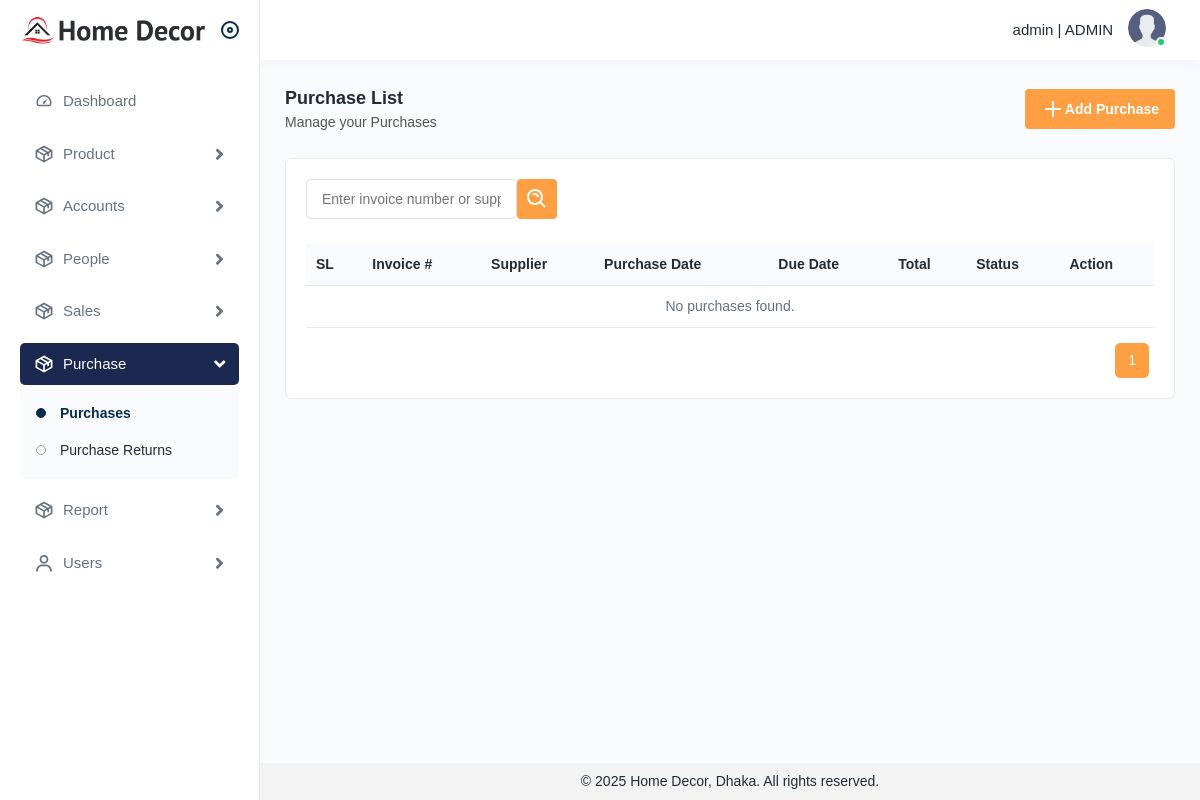
The app's page /purchase/purchases/ (signed in), older data.
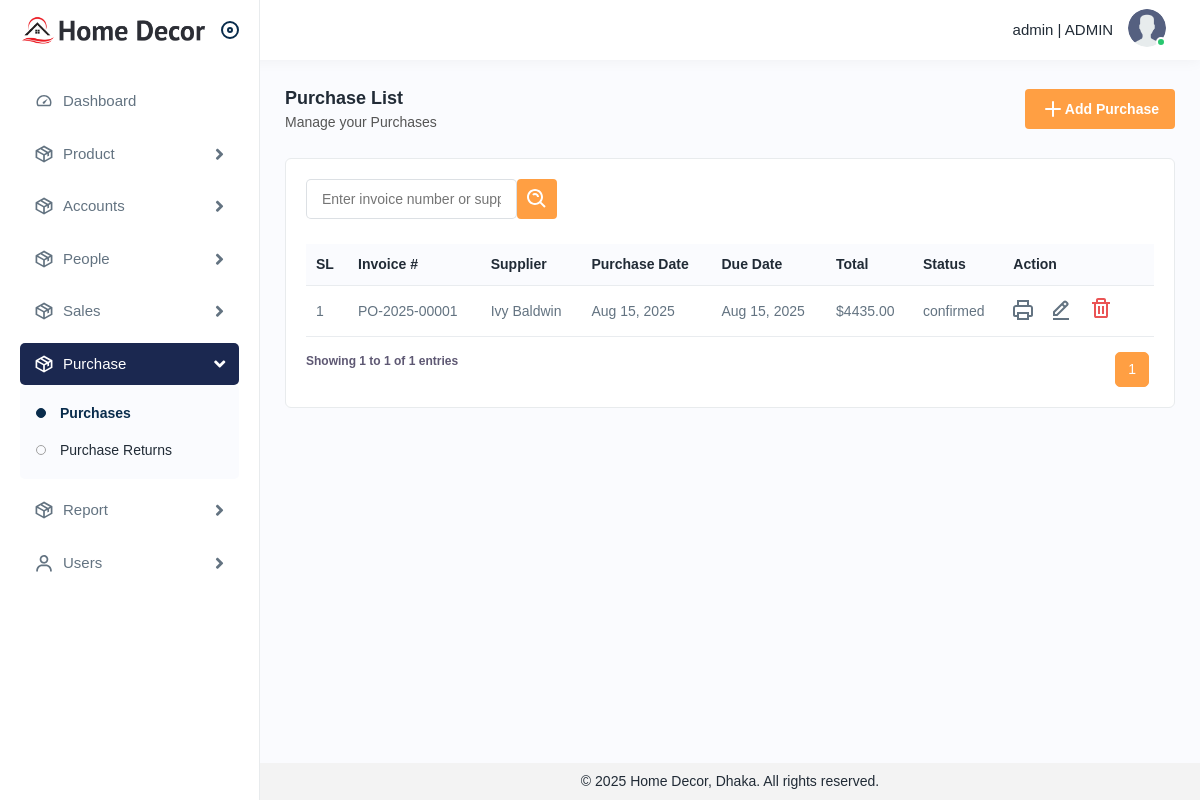
The same page, newer data.
### purchase/models.py (models this page shows, shortened)
class Purchase(BaseModel):
    class Status(models.TextChoices):
        DRAFT = 'draft', 'Draft'
        CONFIRMED = 'confirmed', 'Confirmed'
        RECEIVED = 'received', 'Received'
        CANCELLED = 'cancelled', 'Cancelled'
    payment_ledger = models.ForeignKey(LedgerAccount, on_delete=models.RESTRICT, null=True, blank=True, related_name='purchases_payment')
    supplier = models.ForeignKey(Supplier, on_delete=models.SET_NULL, null=True, related_name='supplier_purchases')
    invoice_number = models.CharField(max_length=100)
    purchase_date = models.DateField()
    due_date = models.DateField(blank=True, null=True)
    subtotal = models.DecimalField(max_digits=12, decimal_places=2, default=0)
    discount = models.DecimalField(max_digits=12, decimal_places=2, default=0)
    tax = models.DecimalField(max_digits=12, decimal_places=2, default=0)
    total = models.DecimalField(max_digits=12, decimal_places=2, default=0)
    paid = models.DecimalField(max_digits=12, decimal_places=2, default=0)
    due = models.DecimalField(max_digits=12, decimal_places=2, default=0)
    note = models.TextField(blank=True, null=True)
    status = models.CharField(max_length=20, choices=Status.choices, default=Status.DRAFT)
    is_active = models.BooleanField(default=True)
    unique_fields = ['invoice_number']
    class Meta:
        ordering = ['-purchase_date', '-id']
        verbose_name_plural = 'Purchases'

### authentication/models.py (models this page shows, shortened)
class Supplier(BaseModel):
    name = models.CharField(max_length=255)
    brand = models.ForeignKey(Brand, on_delete=models.RESTRICT, null=True, blank=True)
    email = models.EmailField(blank=True, null=True)
    phone = models.CharField(max_length=20)
    address = models.TextField(blank=True, null=True)
    city = models.CharField(max_length=100, blank=True, null=True)
    is_active = models.BooleanField(default=True)

### purchase/views/purchase.py (the view)
class PurchaseListView(LoginRequiredMixin, OwnerFilterMixin, ListView):
    model = Purchase
    template_name = 'purchase/list.html'
    context_object_name = 'purchase_list'
    def get_queryset(self):
        qs = super().get_queryset().select_related('supplier')
        search = self.request.GET.get('search_input', '').strip()
        status = self.request.GET.get('status', '').strip()
        if search:
            qs = qs.filter(
                Q(invoice_number__icontains=search) |
                Q(supplier__name__icontains=search)
            )
        if status:
            qs = qs.filter(status=status)
        return qs
    def get_context_data(self, **kwargs):
        context = super().get_context_data(**kwargs)
        context['search'] = self.request.GET.get('search', '')
        context['selected_status'] = self.request.GET.get('status', '')
        context['status_choices'] = Purchase.Status.choices
        queryset = context.get('purchase_list')
        paginator = Paginator(queryset, 50)
        page_number = self.request.GET.get('page')
        page_obj = paginator.get_page(page_number)
        context['purchase_list'] = page_obj
        return context
    def render_to_response(self, context, **response_kwargs):
        if self.request.headers.get('x-requested-with') == 'XMLHttpRequest':
            html = render_to_string('purchase/_table_fragment.html', context=context, request=self.request)
            return JsonResponse({'html': html})
        return super().render_to_response(context, **response_kwargs)

### purchase/views/purchase.py (called while the page is built)
    def get_queryset(self):
        qs = super().get_queryset()
        user = self.request.user
        if not getattr(user, 'role', None) or getattr(user.role, 'name', '').upper() != 'ADMIN':
            qs = qs.filter(created_by=user)
        return qs

### utils/base_model.py (called while the page is built)
    def get_queryset(self):
        return SoftDeletionQuerySet(self.model, using=self._db).filter(
            deleted_at__isnull=True
        )

### purchase/templates/purchase/list.html (shortened to what this page needs)
{% extends 'base.html' %}
{% load static %}
{% block base %}
<div class="page-wrapper">
    <div class="content">
        <div class="page-header">
            <div class="page-title">
                <h4>Purchase List</h4>
                <h6>Manage your Purchases</h6>
            </div>
            <div class="page-btn">
                <a href="{% url 'purchase_create' %}" class="btn btn-added">
                    <img src="{% static 'img/icons/plus.svg' %}" alt="img"> Add Purchase
                </a>
            </div>
        </div>
        <div class="card">
            <div class="card-body">
                <form id="filterForm" method="get" action="{% url 'purchase_list' %}">
                    <div class="table-top">
                        <div class="search-set">
                            <div class="form-group mb-0">
                                <input type="text" name="search_input" placeholder="Enter invoice number or supplier name" value="{% if filter_search_input %}{{ filter_search_input }}{% endif%}">
                            </div>
                            <div class="col-lg-2 col-sm-6 col-4 pl-0">
                                <div class="form-group mb-0">
                                    <button type="submit" class="btn btn-filters"><img src="{% static 'img/icons/search-whites.svg' %}" alt="img"></button>
                                </div>
                            </div>
                        </div>
                    </div>
                </form>
                {% include 'purchase/_table_fragment.html' %}
            </div>
        </div>
    </div>
</div>
{% endblock base %}

### purchase/templates/purchase/_table_fragment.html (shortened to what this page needs)
{% load static %}
<div id="purchase-list">
    <div class="table-responsive">
        <table class="table">
            <thead>
                <tr>
                    <th>SL</th>
                    <th>Invoice #</th>
                    <th>Supplier</th>
                    <th>Purchase Date</th>
                    <th>Due Date</th>
                    <th>Total</th>
                    <th>Status</th>
                    <th>Action</th>
                </tr>
            </thead>
            <tbody>
                {% for purchase in purchase_list %}
                    <tr>
                        <td>{{ purchase_list.start_index|add:forloop.counter0 }}</td>
                        <td>{{ purchase.invoice_number }}</td>
                        <td>{{ purchase.supplier.name|default:"N/A" }}</td>
                        <td>{{ purchase.purchase_date|date:"M d, Y" }}</td>
                        <td>{{ purchase.due_date|date:"M d, Y"|default:"N/A" }}</td>
                        <td>${{ purchase.total|floatformat:2 }}</td>
                        <td>{{ purchase.status }}</td>
                        <td>
                            <a class="me-3" href="{% url 'purchase_invoice_pdf' purchase.id %}" title="Download Invoice PDF" target='__blank'>
                                <img src="{% static 'img/icons/printer.svg' %}" alt="Print Invoice">
                            </a>
                            <a class="me-3" href="{% url 'purchase_update' purchase.id %}">
                                <img src="{% static 'img/icons/edit.svg' %}" alt="img">
                            </a>
                            <a class="me-3 confirm-text delete-btn" href="#" data-url="{% url 'purchase_delete' purchase.id %}">
                                <img src="{% static 'img/icons/delete.svg' %}" alt="img">
                            </a>
                        </td>
                    </tr>
                {% empty %}
                    <tr>
                        <td colspan="8" class="text-center">No purchases found.</td>
                    </tr>
                {% endfor %}
            </tbody>
        </table>
    </div>
    <div class="pagination-container d-flex justify-content-between">
        <div class="pagination table-info">
            {% if purchase_list %}
                <p>
                    Showing
                    {{ purchase_list.start_index }}
                    to
                    {{ purchase_list.end_index }}
                    of
                    {{ purchase_list.paginator.count }}
                    entries
                </p>
            {% endif %}
        </div>
        <nav aria-label="Page navigation">
            <ul class="pagination">
                {% for num in purchase_list.paginator.page_range %}
                    {% if purchase_list.number < 5 %}
                        {% if num <= 5 %}
                            <li class="page-item {% if purchase_list.number == num %}active{% endif %}">
                                <a class="page-link" href="?page={{ num }}" data-page="{{ num }}">{{ num }}</a>
                            </li>
                        {% endif %}
                    {% else %}
                        {% if num >= purchase_list.number|add:-1 and num <= purchase_list.number|add:1 %}
                            <li class="page-item {% if purchase_list.number == num %}active{% endif %}">
                                <a class="page-link" href="?page={{ num }}" data-page="{{ num }}">{{ num }}</a>
                            </li>
                        {% endif %}
                    {% endif %}
                {% endfor %}
            </ul>
        </nav>
    </div>
</div>

Row changes from the older to the newer data that the page shows:
added Purchase: start_index|add "1", invoice_number "PO-2025-00001", supplier.name "Ivy Baldwin", purchase_date "Aug 15, 2025", due_date "Aug 15, 2025", total "4435.00", status "confirmed"
Text that changed along with them:
{{ purchase_list.start_index }}: (not shown) → "1"
{{ purchase_list.end_index }}: (not shown) → "1"
{{ purchase_list.paginator.count }}: (not shown) → "1"
text no longer shown: "No purchases found."
text now shown: "Showing to of entries"
